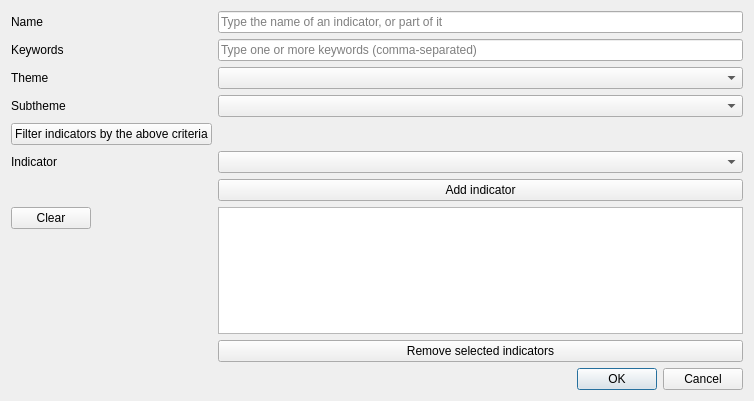
<?xml version="1.0" encoding="UTF-8"?>
<ui version="4.0">
 <class>SelectSvVariablesDialog</class>
 <widget class="QDialog" name="SelectSvVariablesDialog">
  <property name="geometry">
   <rect>
    <x>0</x>
    <y>0</y>
    <width>754</width>
    <height>401</height>
   </rect>
  </property>
  <property name="windowTitle">
   <string>Select socioeconomic indicators</string>
  </property>
  <property name="modal">
   <bool>true</bool>
  </property>
  <layout class="QGridLayout" name="gridLayout">
   <item row="0" column="0">
    <layout class="QFormLayout" name="formLayout">
     <property name="fieldGrowthPolicy">
      <enum>QFormLayout::AllNonFixedFieldsGrow</enum>
     </property>
     <item row="2" column="0">
      <widget class="QLabel" name="theme_lbl">
       <property name="text">
        <string>Theme</string>
       </property>
      </widget>
     </item>
     <item row="2" column="1">
      <widget class="QComboBox" name="theme_cbx"/>
     </item>
     <item row="3" column="0">
      <widget class="QLabel" name="subtheme_lbl">
       <property name="text">
        <string>Subtheme</string>
       </property>
      </widget>
     </item>
     <item row="3" column="1">
      <widget class="QComboBox" name="subtheme_cbx"/>
     </item>
     <item row="6" column="0">
      <widget class="QLabel" name="name_lbl">
       <property name="text">
        <string>Indicator</string>
       </property>
      </widget>
     </item>
     <item row="6" column="1">
      <widget class="QComboBox" name="name_cbx"/>
     </item>
     <item row="7" column="1">
      <widget class="QPushButton" name="add_name_btn">
       <property name="text">
        <string>Add indicator</string>
       </property>
      </widget>
     </item>
     <item row="8" column="0">
      <widget class="QPushButton" name="clear_btn">
       <property name="text">
        <string>Clear</string>
       </property>
      </widget>
     </item>
     <item row="8" column="1">
      <widget class="QListWidget" name="selected_names_lst"/>
     </item>
     <item row="9" column="1">
      <widget class="QPushButton" name="remove_name_btn">
       <property name="text">
        <string>Remove selected indicators</string>
       </property>
      </widget>
     </item>
     <item row="0" column="1">
      <widget class="QLineEdit" name="name_filter_le">
       <property name="placeholderText">
        <string>Type the name of an indicator, or part of it</string>
       </property>
      </widget>
     </item>
     <item row="0" column="0">
      <widget class="QLabel" name="name_filter_lbl">
       <property name="text">
        <string>Name</string>
       </property>
      </widget>
     </item>
     <item row="1" column="0">
      <widget class="QLabel" name="keywords_lbl">
       <property name="text">
        <string>Keywords</string>
       </property>
      </widget>
     </item>
     <item row="1" column="1">
      <widget class="QLineEdit" name="keywords_le">
       <property name="placeholderText">
        <string>Type one or more keywords (comma-separated)</string>
       </property>
      </widget>
     </item>
     <item row="4" column="0">
      <widget class="QPushButton" name="filter_btn">
       <property name="text">
        <string>Filter indicators by the above criteria</string>
       </property>
      </widget>
     </item>
    </layout>
   </item>
   <item row="1" column="0">
    <widget class="QDialogButtonBox" name="buttonBox">
     <property name="orientation">
      <enum>Qt::Horizontal</enum>
     </property>
     <property name="standardButtons">
      <set>QDialogButtonBox::Cancel|QDialogButtonBox::Ok</set>
     </property>
    </widget>
   </item>
  </layout>
 </widget>
 <resources/>
 <connections>
  <connection>
   <sender>buttonBox</sender>
   <signal>accepted()</signal>
   <receiver>SelectSvVariablesDialog</receiver>
   <slot>accept()</slot>
   <hints>
    <hint type="sourcelabel">
     <x>248</x>
     <y>254</y>
    </hint>
    <hint type="destinationlabel">
     <x>157</x>
     <y>274</y>
    </hint>
   </hints>
  </connection>
  <connection>
   <sender>buttonBox</sender>
   <signal>rejected()</signal>
   <receiver>SelectSvVariablesDialog</receiver>
   <slot>reject()</slot>
   <hints>
    <hint type="sourcelabel">
     <x>316</x>
     <y>260</y>
    </hint>
    <hint type="destinationlabel">
     <x>286</x>
     <y>274</y>
    </hint>
   </hints>
  </connection>
 </connections>
</ui>
